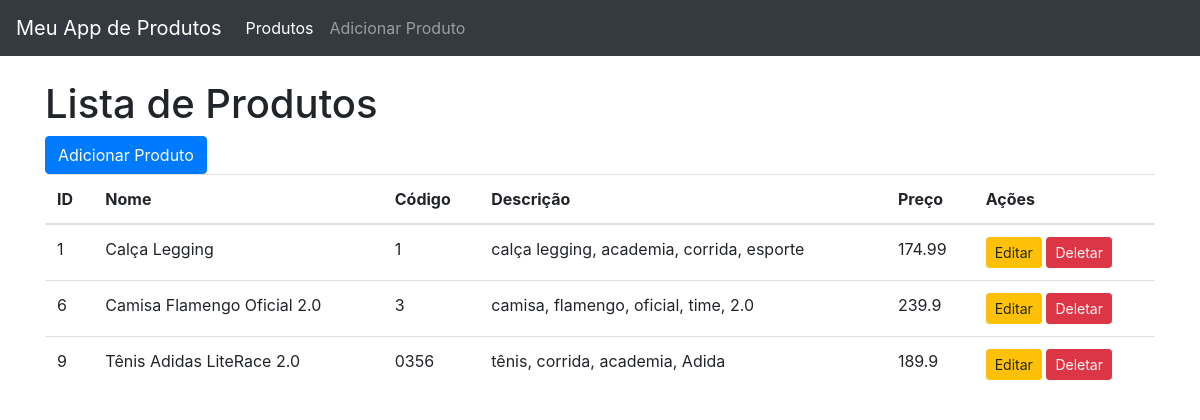
The page / on the database its author committed.
### tables this page shows
CREATE TABLE produtos (
        id INTEGER PRIMARY KEY AUTOINCREMENT,
        nome TEXT NOT NULL,
        codigo TEXT UNIQUE NOT NULL,
        descricao TEXT,
        preco REAL NOT NULL
    );

### app.py (the view)
@app.route('/')
def listar_produtos():
    produtos = listar_produtos_db()
    return render_template('listar_produtos.html', produtos=produtos)

### db_utils.py (called while the page is built)
def listar_produtos_db():
    with sqlite3.connect(DB_NAME) as conexao:
        cursor = conexao.cursor()
        try:
            cursor.execute(
                "SELECT id, nome, codigo, descricao, preco FROM produtos")
            produtos = cursor.fetchall()
            return produtos
        except sqlite3.Error as e:
            print(f"Erro ao listar produtos: {e}")
            return None

### templates/listar_produtos.html (shortened to what this page needs)
{% extends 'base.html' %}
{% block content %}
    <h1>Lista de Produtos</h1>
    <a href="{{ url_for('criar_produto') }}" class="btn btn-primary">Adicionar Produto</a>
    <table class="table">
        <thead>
            <tr>
                <th>ID</th>
                <th>Nome</th>
                <th>Código</th>
                <th>Descrição</th>
                <th>Preço</th>
                <th>Ações</th>
            </tr>
        </thead>
        <tbody>
            {% for produto in produtos %}
                <tr>
                    <td>{{ produto[0] }}</td>
                    <td>{{ produto[1] }}</td>
                    <td>{{ produto[2] }}</td>
                    <td>{{ produto[3] }}</td>
                    <td>{{ produto[4] }}</td>
                    <td>
                        <a href="{{ url_for('editar_produto', id_produto=produto[0]) }}" class="btn btn-sm btn-warning">Editar</a>
                        <a href="{{ url_for('deletar_produto', id_produto=produto[0]) }}" class="btn btn-sm btn-danger">Deletar</a>
                    </td>
                </tr>
            {% endfor %}
        </tbody>
    </table>
{% endblock %}

### templates/base.html (shortened to what this page needs)
<!DOCTYPE html>
<html lang="pt-br">
<head>
    <link rel="stylesheet" href="https://stackpath.bootstrapcdn.com/bootstrap/4.5.2/css/bootstrap.min.css">
    <link rel="stylesheet" href="{{ url_for('static', filename='style.css') }}">
</head>
<body>
    <header>
        <nav class="navbar navbar-expand-lg navbar-dark bg-dark fixed-top">
            <a class="navbar-brand" href="{{ url_for('listar_produtos') }}">Meu App de Produtos</a>
            <div class="collapse navbar-collapse" id="navbarNav">
                <ul class="navbar-nav">
                    <li class="nav-item active">
                        <a class="nav-link" href="{{ url_for('listar_produtos') }}">Produtos <span class="sr-only">(current)</span></a>
                    </li>
                    <li class="nav-item">
                        <a class="nav-link" href="{{ url_for('criar_produto') }}">Adicionar Produto</a>
                    </li>
                </ul>
            </div>
        </nav>
    </header>
    <div class="container mt-4">
        {% block content %}
        {% endblock %}
    </div>
</body>
</html>

### static/style.css (style rules this page uses)
body { padding-top: 56px; }
.container { margin-top: 20px; }

### rows shown on the page
produtos: id "1", nome "Calça Legging", codigo "1", descricao "calça legging, academia, corrida, esporte", preco "174.99"
produtos: id "6", nome "Camisa Flamengo Oficial 2.0", codigo "3", descricao "camisa, flamengo, oficial, time, 2.0", preco "239.9"
produtos: id "9", nome "Tênis Adidas LiteRace 2.0", codigo "0356", descricao "tênis, corrida, academia, Adida", preco "189.9"
